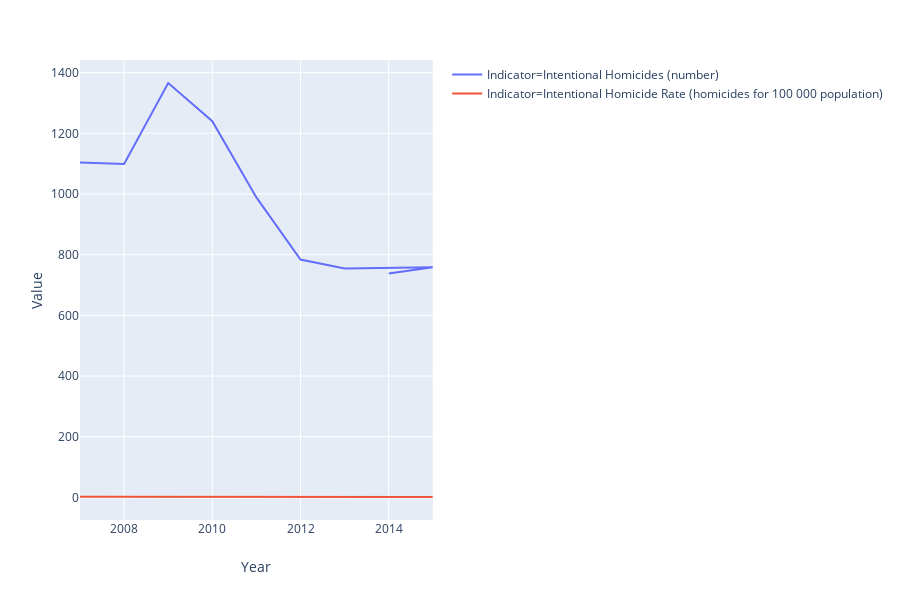

The cell this chart's notebook holds for it:
### Code cell
px.line(crime_df[crime_df['Region'] == 'Korea'], x='Year', y='Value', color='Indicator')

### Figure 1 — Plotly figure (JSON) as saved in the notebook; plotly's stock layout.template omitted (floating-point values rounded to 4 significant figures)
{"data": [{"hoverlabel": {"namelength": 0}, "hovertemplate": "Indicator=Intentional Homicides (number)<br>Year=%{x}<br>Value=%{y}", "legendgroup": "Indicator=Intentional Homicides (number)", "line": {"color": "#636efa", "dash": "solid"}, "mode": "lines", "name": "Indicator=Intentional Homicides (number)", "showlegend": true, "type": "scatter", "x": [2007, 2008, 2009, 2010, 2011, 2012, 2013, 2015, 2014], "xaxis": "x", "y": [1104, 1099, 1366, 1240, 989, 784, 755, 759, 738], "yaxis": "y"}, {"hoverlabel": {"namelength": 0}, "hovertemplate": "Indicator=Intentional Homicide Rate (homicides for 100 000 population)<br>Year=%{x}<br>Value=%{y}", "legendgroup": "Indicator=Intentional Homicide Rate (homicides for 100 000 population)", "line": {"color": "#EF553B", "dash": "solid"}, "mode": "lines", "name": "Indicator=Intentional Homicide Rate (homicides for 100 000 population)", "showlegend": true, "type": "scatter", "x": [2007, 2008, 2009, 2010, 2011, 2012, 2013, 2015, 2014], "xaxis": "x", "y": [2.3, 2.2, 2.8, 2.5, 2, 1.6, 1.5, 1.5, 1.5], "yaxis": "y"}], "layout": {"height": 600, "legend": {"tracegroupgap": 0}, "margin": {"t": 60}, "xaxis": {"anchor": "y", "domain": [0, 0.98], "title": {"text": "Year"}}, "yaxis": {"anchor": "x", "domain": [0, 1], "title": {"text": "Value"}}}}
